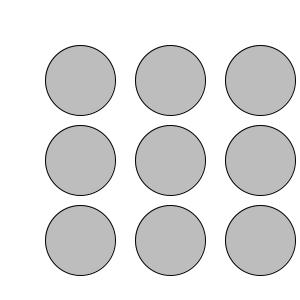
Frame 1 (no input)
Frame 60 (the mouse pressed at the canvas centre just before this capture): identical to frame 1, image omitted
Frame 120 (the mouse held since frame 60 and released just before this capture): identical to frame 1, image omitted

The Processing sketch that drew this single still picture (run headless with seeded random() and noise(); from frame 60 on, the mouse is pressed at the canvas centre):

// Processing sketch: processing_61192
// ── processing_61192.pde

void setup() {
  size(300,300);
  smooth();
}
   
void draw() {
  background (#FFFFFF);
     
for(int i = 80; i < height; i = i+90) {
    for(int j = 80; j < width; j = j + 80){
      fill(#BDBDBD);
     ellipse(i,j,70,70);
    }
  }
}
